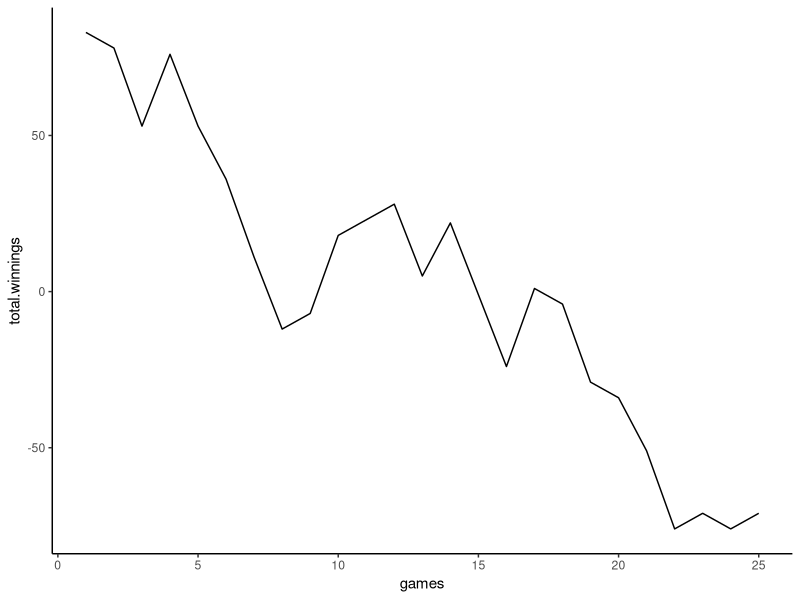

Here is the R script that generated this plot:
# Global Simulations // Passline + Odds Bet
library(dplyr)
library(tidyr)
library(data.table)
library(ggplot2)
library(ggthemes)

rm(list = ls())
passline.win <- c(7,11)
passline.craps <- c(2,3,12)
passline.pass <- c(4,5,6,8,9,10,12)
n <- 25 #number of games
outcomes <- c() #results
starting.budget <- 100
pass.odds.bet <- c()

# Odds Bet on Pass Line - function
odds.bet <- function(point) {
  if (point == 4 | point == 10){
    pass.odds.bet <- 5
    return(pass.odds.bet*2*(2/1))
  } else if (point == 5 | point== 9){
    pass.odds.bet <- 6
    return(pass.odds.bet*2*(3/2))
  } else if (point == 6 | point == 8){
    pass.odds.bet <- 5
    return(pass.odds.bet*2*(6/5))
  }
}

#Simulate Craps 
craps <- function() {
  
  #Loop games
  for (i in 1:n) {
    pass.bet <- 5 #Pass line bet
    
    #Dice Roll
    initial.roll <- sample(1:6,1) + sample(1:6,1)
    
    #7 or 11 wins
    if(initial.roll %in% passline.win) {  
      result <- 5
      
      #Craps Out  
    } else if (initial.roll %in% passline.craps) {
      result <- -5
      
      #Roll any point number (4,5,6,8,9,10)    
    } else {
      point <- initial.roll 
      roll <- sample(1:6,1) + sample(1:6,1)
      
      #7 out
      if (roll == 7) {
        result <- -5 - (odds.bet(point))
        #print("7 out")
      }
      
      # Hit the point
      else if (roll == point) {
        result <- 5 + (odds.bet(point))
        #print("hit the point initially")
      }
      
      #Keep rolling if point or 7 was not rolled
      while ( !(roll %in% c(7,point)) ) {
        roll <- sample(1:6,1) + sample(1:6,1)
        
        #Hit the point    
        if (roll == point) {
          result <- 5 + (odds.bet(point))
          #print("hit the point in while loop")
          break
          # 7 Out      
        } else if (roll == 7){
          result <- -5 - (odds.bet(point))
          #print('7 out in while loop')
          break
        }
      } #end of while loop
    }
    outcomes <- append(outcomes,result,after=length(outcomes)) 
    
  }
  games <- c(1:n)  #Number of Games
  outcomes <- data.frame(games,outcomes) %>% mutate(total.winnings=starting.budget+cumsum(outcomes))
  
  
  print(outcomes) #print results
  
  #Plot Results
  pl <- ggplot(outcomes,aes(x=games,y=total.winnings))
  pl2 <- pl + geom_line() + theme_classic()
  print(pl2)
  
  #multiple linear regression
  #fit <- lm(total.winnings ~ games + outcomes, data=outcomes)
  #print(fit)
  
}

#Run Program
craps()

